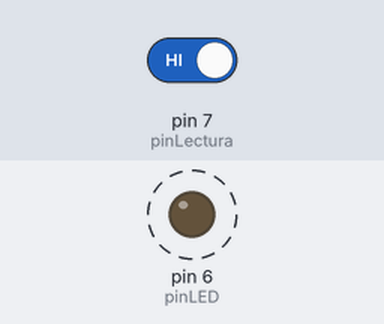
This sketch was run on a simulated Arduino Uno, built with avr-gcc and run on an emulated ATmega328P. Parts: output pins drawn as LEDs (lit = HIGH). Dashed ring = blinking. The test bench sets the inputs (shaded band); at power-on: pin 7 (pinLectura) HIGH.

Above: at 2.7 s.
2.8 s: pin 7 (pinLectura) driven HIGH
Timing chart, 0 to 15.2 s (numbered marks = the images above; inputs shaded):
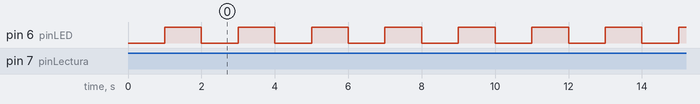

Measured:
- by itself, pin 6 (pinLED): alternates HIGH for 1.0 s and LOW for 1.0 s

The sketch:

ej_03_pulsador_luz_intermitente.ino
```cpp
// ej_03_pulsador_luz_intermitente
// por montoyamoraga
// v0.0.1 abril 2022
// hecho con Arduino Uno y IDE 1.8.19

// variable para leer info
int pinLectura = 7;

// variable para almacenar estado pulsador
int estadoPulsador = 0;

// variable para conectar LED
int pinLED = 6;

// variable para estado LED
int estadoLED = 0;

// variable para pausa de intermitencia
const long intervalo = 1000;

unsigned long tiempoAnterior = 0;
unsigned long tiempoActual = 0;

void setup() {

  // definir pin lectura como entrada digital
  pinMode(pinLectura, INPUT);

  // definir pin LED como salida digital
  pinMode(pinLED, OUTPUT);

}

void loop() {

  // leer pin y actualizar variable interna
  estadoPulsador = digitalRead(pinLectura);

  // si el boton no esta presionado
  if (estadoPulsador == LOW) {
    estadoLED = LOW;
    digitalWrite(pinLED, estadoLED);
  }

  // si el boton esta presionado
  else {

    // actualizar tiempo actual
    tiempoActual = millis();

    // comprobar si tiempo transcurrido es mayor que intervalo
    if (tiempoActual - tiempoAnterior >= intervalo) {

      // actualizar tiempo previo
      tiempoAnterior = tiempoActual;

      estadoLED = !estadoLED;
      digitalWrite(pinLED, estadoLED);

    }

  }

}
```
